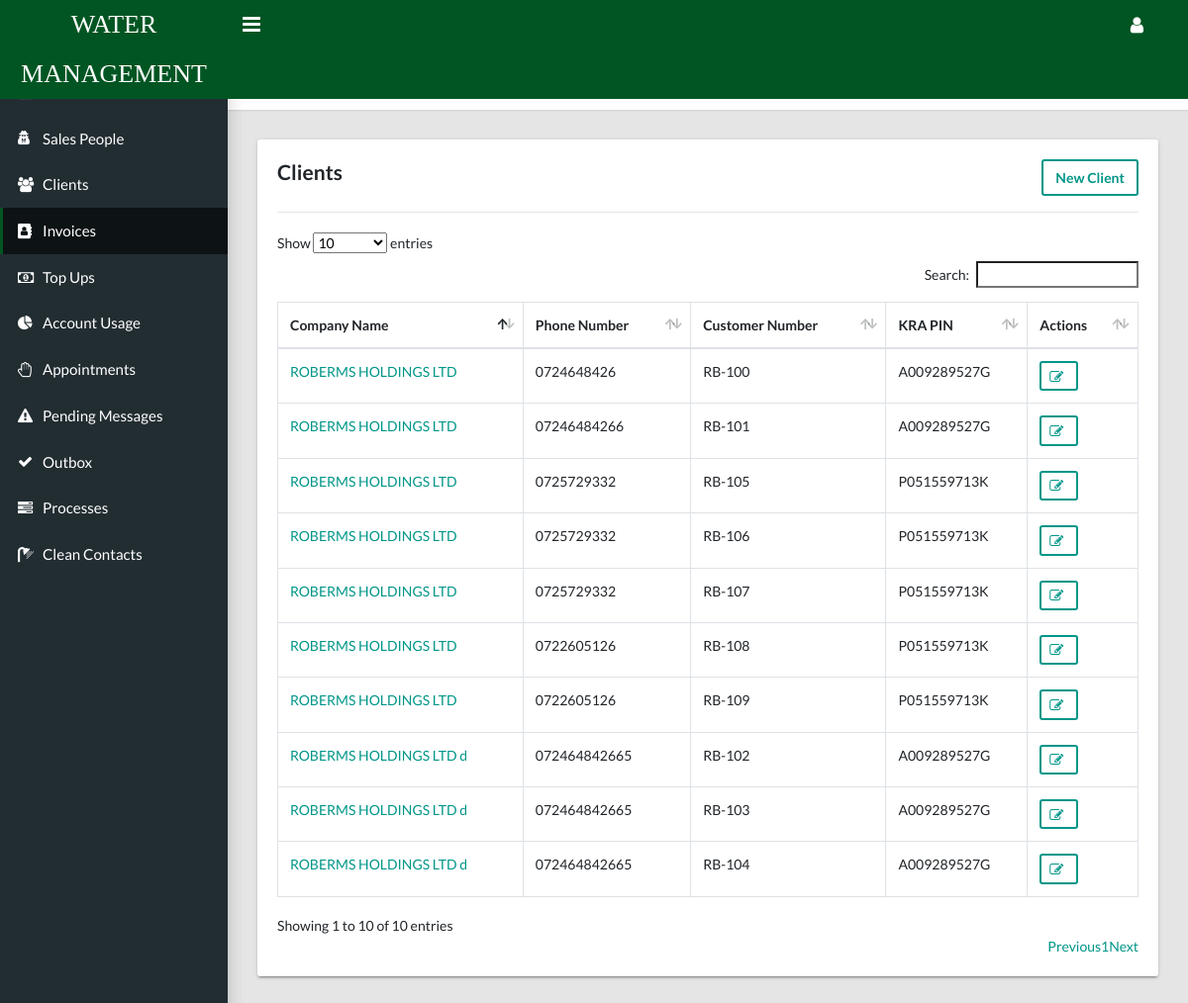
Page /invoices/invoice_clients on the committed database.
### invoices/models.py (models this page shows)
class Client(models.Model):
    company_name = models.CharField(max_length=250)
    phone_number = models.CharField(max_length=250)
    client_number = models.CharField(max_length=250)
    address = models.CharField(max_length=250)
    location = models.CharField(max_length=250)
    kra_pin = models.CharField(max_length=250, null=True)
    created_at = models.DateTimeField(auto_now_add=True)
    class Meta:
        verbose_name = 'Client'
        verbose_name_plural = 'Clients'

### invoices/views.py (the view)
# urls.py: path('invoice_clients', views.invoice_clients, name='invoice_clients'),
def invoice_clients(request):
    clients = Client.objects.all()
    context = {
        'clients': clients
    }
    return render(request, 'invoices/invoice_clients.html', context)

### invoices/templates/invoices/invoice_clients.html (shortened to what this page needs)
{% extends 'admin_layouts/new_base.html' %}
{% load static %}
{% block content %}
<div class="tile">
<div class="tile-title">
    <div class="row">
        <div class="col-sm-6">
            <h4>Clients</h4>
        </div>
        <div class="col-sm-6">
            <a href="{% url 'Invoices:create_client' %}" class="btn btn-outline-primary pull-right">New Client</a>
        </div>
    </div>
    <hr>
</div>
        <div class="tile-body">
            <table class="table table-hover table-bordered" id="sampleTable">
                <thead>
                <tr>
                    <th>Company Name</th>
                    <th>Phone Number</th>
                    <th>Customer Number</th>
                    <th>KRA PIN</th>
                    <th>Actions</th>
                </tr>
                </thead>
                <tbody>
                {% for client in clients %}
                <tr>
                    <td><a href="{% url 'Invoices:client_invoices' client.id %}">{{ client.company_name }}</a></td>
                    <td>{{ client.phone_number }}</td>
                    <td>{{ client.client_number }}</td>
                    <td>{{ client.kra_pin }}</td>
                    <td>
                        <a href="{% url 'Invoices:edit_client' client.id %}" title="Edit" class="btn btn-outline-primary btn-sm"><i class="fa fa-edit fa-lg"></i></a>
                    </td>
                </tr>
                {% endfor %}
                </tbody>
            </table>
        </div>
    </div>
{% endblock %}

### roberms_admin/templates/admin_layouts/new_base.html (shortened to what this page needs)
<!DOCTYPE html>
{% load static %}
{% load filters %}
<html lang="en">
  <head>  <link rel="icon" href="{% static 'images/robermss.ico'%}" type='image/x-icon'>
    <link rel='stylesheet' type='text/css' href='{% static 'css/main.css' %}'>
    <link rel="stylesheet" type="text/css" href="https://maxcdn.bootstrapcdn.com/font-awesome/4.7.0/css/font-awesome.min.css">
      <link rel="stylesheet" href="{% static 'css/custom.css' %}">
  </head>
  <body class="app sidebar-mini rtl">
    {% include 'admin_layouts/new_top_nav.html' %}
    {% include 'admin_layouts/side_nav.html' %}
    <main class="app-content">
    <div class="app-title">
        <div class="row col-sm-12">
        <div class="col-lg-3">
            <p>Welcome,<strong> </strong></p>
        </div>
        <div class="col-lg-6">
        </div>
        <div class="col-lg-3">
            <ul class="app-breadcrumb breadcrumb">
              <li class="breadcrumb-item"></li>
              <li class="breadcrumb-item"><a href="#">Dashboard</a></li>
            </ul>
        </div>
        </div>
      </div>
    {% block content %}
  {% endblock %}
    </main>
  </body>
</html>

### roberms_admin/templates/admin_layouts/new_top_nav.html (shortened to what this page needs)
{% load filters %}
<header class="app-header"><a class="app-header__logo" href="{% url 'roberms_admin:dashboard'%}">WATER MANAGEMENT</a>
      <a class="app-sidebar__toggle" href="#" data-toggle="sidebar" aria-label="Hide Sidebar"></a>
      <ul class="app-nav">
          <li class=""><a href="" style="color: white" class="app-nav__item nav-link"> <strong></strong></a></li>
        <li class="dropdown"><a class="app-nav__item" href="#" data-toggle="dropdown" aria-label="Open Profile Menu"><i class="fa fa-user fa-lg"></i></a>
        </li>
      </ul>
    </header>

### roberms_admin/templates/admin_layouts/side_nav.html (shortened to what this page needs)
{% load static %}
    {% url 'roberms_admin:dashboard' as dashboard %}
    {% url 'roberms_admin:clients' as clients %}
    {% url 'roberms_admin:sales_people' as sales_people %}
    {% url 'Invoices:invoice_clients' as invoice_clients %}
    {% url 'roberms_admin:account_usage' as account_usage %}
    {% url 'roberms_admin:top_ups' as top_ups %}
    {% url 'roberms_admin:list_sales_people' as list_sales_people %}
    {% url 'roberms_admin:pending_messages' as pending_messages %}
    {% url 'roberms_admin:completed_message_requests' as completed_message_requests %}
    {% url 'roberms_admin:get_processes' as get_processes %}
    {% url 'roberms_admin:clean_clients' as clean_clients %}
    <aside class="app-sidebar">
      <ul class="app-menu">
        <li>
            <a {% if request.path == dashboard %} class="app-menu__item active"
               {% else %}
                      class="app-menu__item"
               {% endif %} href="{{ dashboard }}">
                <span class="app-menu__label">Dashboard</span></a>
        </li>
      <li>
            <a {% if request.path == sales_people %} class="app-menu__item active"
               {% else %}
                      class="app-menu__item"
               {% endif %} href="{{ sales_people }}">
                <i class="app-menu__icon fa fa-user-secret"></i>
                <span class="app-menu__label">Sales People</span></a>
        </li>
      <li>
            <a {% if request.path == clients %} class="app-menu__item active"
               {% else %}
                      class="app-menu__item"
               {% endif %} href="{{ clients }}">
                <i class="app-menu__icon fa fa-users"></i>
                <span class="app-menu__label">Clients</span></a>
        </li>
      <li>
            <a {% if request.path == invoice_clients %} class="app-menu__item active"
               {% else %}
                      class="app-menu__item"
               {% endif %} href="{{ invoice_clients }}">
            <i class="app-menu__icon fa fa-address-book"></i>
            <span class="app-menu__label">Invoices</span></a>
        </li>
          <li>
            <a {% if request.path == top_ups %} class="app-menu__item active"
               {% else %}
                      class="app-menu__item"
               {% endif %} href="{{ top_ups }}">
            <i class="app-menu__icon fa fa-money"></i>
            <span class="app-menu__label">Top Ups</span></a>
        </li>
      <li>
            <a {% if request.path == account_usage %} class="app-menu__item active"
               {% else %}
                      class="app-menu__item"
               {% endif %} href="{{ account_usage }}">
            <i class="app-menu__icon fa fa-pie-chart"></i>
            <span class="app-menu__label">Account Usage</span></a>
        </li>
          <li>
              <a {% if request.path == list_sales_people %} class="app-menu__item active"
              {% else %} class="app-menu__item" {% endif %} href="{{ list_sales_people }}">
                  <i class="app-menu__icon fa fa-hand-paper-o"></i>
                  <span class="app-menu__label">Appointments</span></a>
          </li>
            <li>
              <a {% if request.path == pending_messages %} class="app-menu__item active"
              {% else %} class="app-menu__item" {% endif %} href="{{ pending_messages }}">
                  <i class="app-menu__icon fa fa-warning"></i>
                  <span class="app-menu__label">Pending Messages</span></a>
          </li>
      <li>
              <a {% if request.path == completed_message_requests %} class="app-menu__item active"
              {% else %} class="app-menu__item" {% endif %} href="{{ completed_message_requests }}">
                  <i class="app-menu__icon fa fa-check"></i>
                  <span class="app-menu__label">Outbox</span></a>
          </li>
          <li>
              <a {% if request.path == get_processes %} class="app-menu__item active"
              {% else %} class="app-menu__item" {% endif %} href="{{ get_processes }}">
                  <i class="app-menu__icon fa fa-tasks"></i>
                  <span class="app-menu__label">Processes</span></a>
          </li>
          <li>
              <a {% if request.path == clean_clients %} class="app-menu__item active"
              {% else %} class="app-menu__item" {% endif %} href="{{ clean_clients }}">
                  <i class="app-menu__icon fa fa-shower"></i>
                  <span class="app-menu__label">Clean Contacts</span></a>
          </li>
      </ul>
    </aside>

### sms/static/css/custom.css (style rules this page uses)
.app-header__logo { font-family: none !important; }
.app-header__logo { background-color: #005522 !important; }
.app-nav { background: #005522 !important; }
.app-header { background: #005522 !important; }
.app-menu__item.active, .app-menu__item:hover, .app-menu__item:focus { background: #0d1214; border-left-color: #052; text-decoration: none; color: #fff; }

### rows in the picture
Client: company_name "ROBERMS HOLDINGS LTD", phone_number "0724648426", client_number "RB-100", kra_pin "A009289527G"
Client: company_name "ROBERMS HOLDINGS LTD", phone_number "07246484266", client_number "RB-101", kra_pin "A009289527G"
Client: company_name "ROBERMS HOLDINGS LTD d", phone_number "072464842665", client_number "RB-102", kra_pin "A009289527G"
Client: company_name "ROBERMS HOLDINGS LTD d", phone_number "072464842665", client_number "RB-103", kra_pin "A009289527G"
Client: company_name "ROBERMS HOLDINGS LTD d", phone_number "072464842665", client_number "RB-104", kra_pin "A009289527G"
Client: company_name "ROBERMS HOLDINGS LTD", phone_number "0725729332", client_number "RB-105", kra_pin "P051559713K"
Client: company_name "ROBERMS HOLDINGS LTD", phone_number "0725729332", client_number "RB-106", kra_pin "P051559713K"
Client: company_name "ROBERMS HOLDINGS LTD", phone_number "0725729332", client_number "RB-107", kra_pin "P051559713K"
Client: company_name "ROBERMS HOLDINGS LTD", phone_number "0722605126", client_number "RB-108", kra_pin "P051559713K"
Client: company_name "ROBERMS HOLDINGS LTD", phone_number "0722605126", client_number "RB-109", kra_pin "P051559713K"
